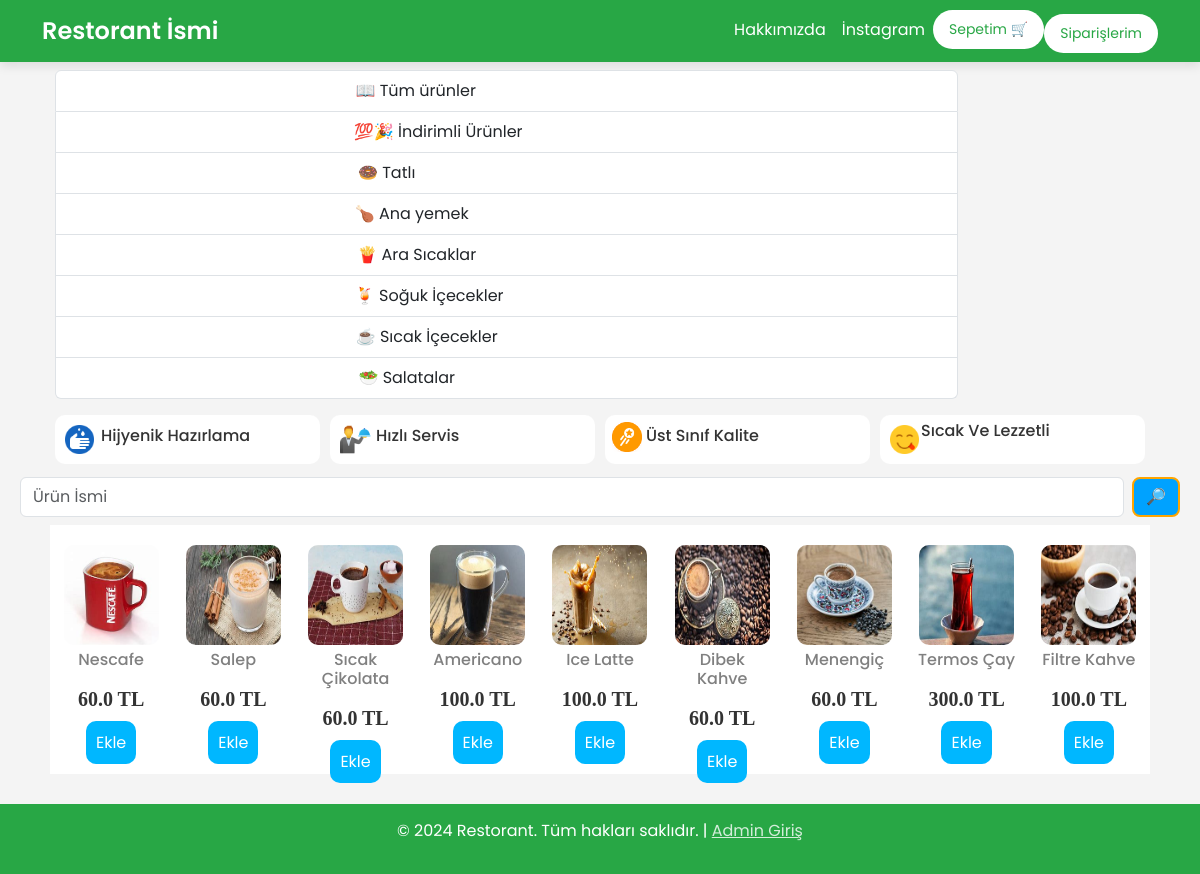
The page /hotdrink on the database as committed earlier.
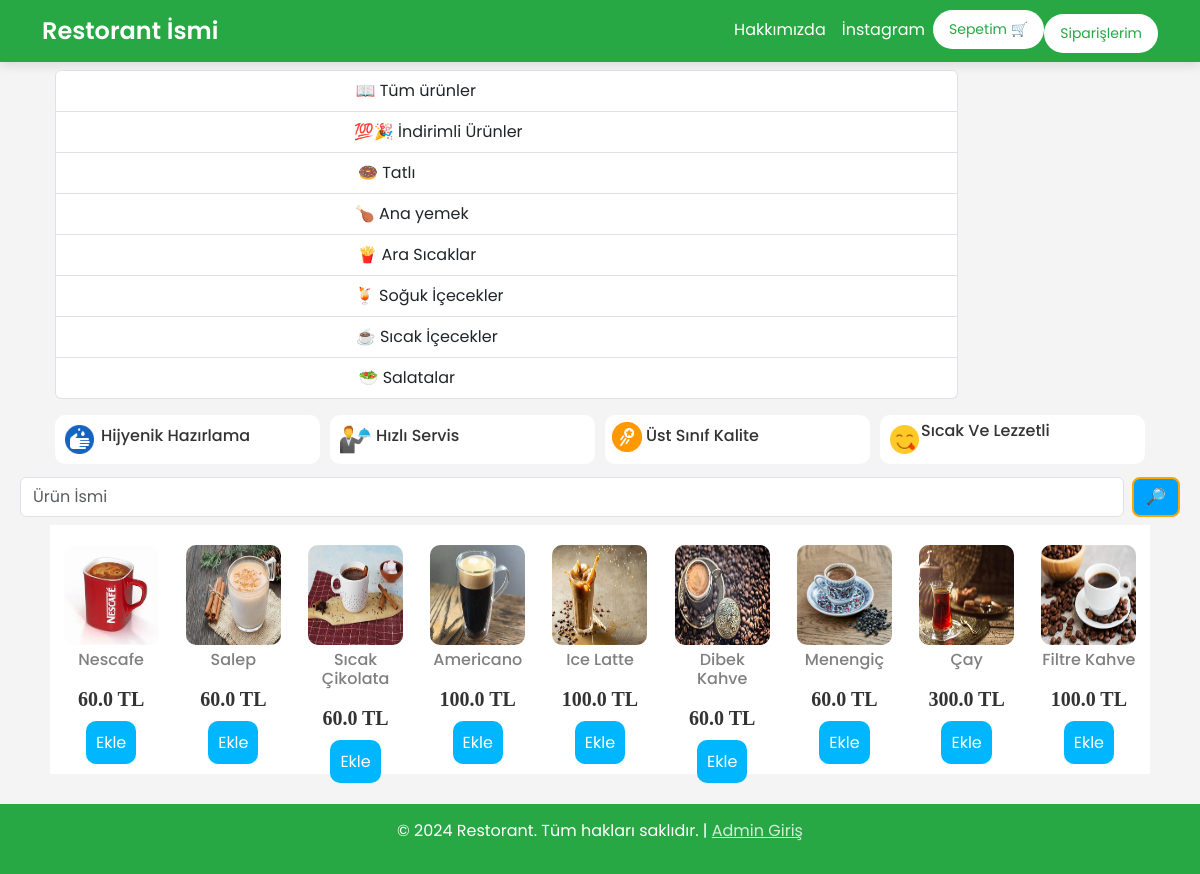
The same page on the database as committed later.
### website/models.py (models this page shows, shortened)
class Product(db.Model):
    id = db.Column(db.Integer, primary_key=True)
    product_name = db.Column(db.String(100), nullable=False)
    current_price = db.Column(db.Float, nullable=False)
    previous_price = db.Column(db.Float, nullable=False)
    in_stock = db.Column(db.Integer, nullable=False)
    product_picture = db.Column(db.String(1000), nullable=False)
    flash_sale = db.Column(db.Boolean, default=False)
    date_added = db.Column(db.DateTime, default=datetime.utcnow)
    salad = db.Column(db.Boolean, default=False)
    main = db.Column(db.Boolean, default=False)
    colddrink = db.Column(db.Boolean, default=False)
    hotdrink = db.Column(db.Boolean, default=False)
    desert = db.Column(db.Boolean, default=False)
    sneak = db.Column(db.Boolean, default=False)
    Solded = db.Column(db.Integer, default=0)
    carts = db.relationship('Cart', backref=db.backref('product', lazy=True))
    orders = db.relationship('Order', backref=db.backref('product', lazy=True))

### website/views.py (the view)
@views.route("/hotdrink")
def hotdrinks():
    items = Product.query.filter_by(hotdrink=True)
    return render_template('hotdrinks.html', items=items, cart=Cart.query.filter_by(customer_link=current_user.id).all()
                           if current_user.is_authenticated else [])

### website/templates/hotdrinks.html (shortened to what this page needs)
{% extends 'base.html' %}
{% block body %}
<div class="container text-center">
    <div class="row" style="margin: 5px; margin-left:-2px; margin-right:-2px;">
      <div class="col " style="margin: 3px;">
        <div class="list-group" id="right1">
            <a href="/" class="list-group-item list-group-item-action">
                <span class="link-name" >📖 Tüm ürünler</span>
            </a>
            <a href="/discount" class="list-group-item list-group-item-action">
                <span class="link-name" >💯🎉  İndirimli Ürünler</span>
            </a>
            <a href="/desert" class="list-group-item list-group-item-action">
                <span class="link-name" >🍩  Tatlı</span>
            </a>
            <a href="/main" class="list-group-item list-group-item-action">
                <span class="link-name">🍗 Ana yemek</span>
            </a>
            <a href="/sneak" class="list-group-item list-group-item-action">
                <span class="button">🍟 Ara Sıcaklar</span>
            </a>
            <a href="/colddrink" class="list-group-item list-group-item-action">
                <span class="button">🍹 Soğuk İçecekler</span>
            </a>
            <a href="/hotdrink" class="list-group-item list-group-item-action">
                <span class="button">☕ Sıcak İçecekler</span>
            </a>
            <a href="/salad" class="list-group-item list-group-item-action">
                <span class="button">🥗  Salatalar</span>
            </a>
        </div>
      </div>
      <div class="col-md-2">
        </div>
      </div>
    </div>
<div class="container text-center">
    <div class="row" style="margin: 8px;">
        <div class="col" style="display: flex; background-color: white; border-radius: 10px; padding: 7px; margin: 5px;">
            <img src="../static/images/techweek.png" alt="" style="width: 35px; height: 35px;">
            <h6 style="margin: 4px">Hijyenik Hazırlama </h6>
        </div>
        <div class="col" style="display: flex; background-color: white; border-radius: 10px; padding: 7px; margin: 5px;">
            <img src="../static/images/FreeDelivery.png" alt="" style="width: 35px; height: 35px;">
            <h6 style="margin: 4px">Hızlı Servis</h6>
        </div>
        <div class="col" style="display: flex; background-color: white; border-radius: 10px; padding: 7px; margin: 5px;">
            <img src="../static/images/food.png" alt="" style="width: 30px; height: 30px;">
            <h6 style="margin: 4px">Üst Sınıf Kalite</h6>
        </div>
        <div class="col" style="display: flex; background-color: white; border-radius: 10px; padding: 7px; margin: 5px;">
            <img src="../static/images/airtime.png" alt="" style="width: 35px; height: 35px;">
            <h6 style="margin: -1px">Sıcak Ve Lezzetli</h6>
        </div>
    </div>
</div>
<form class="d-flex position-relative" role="search" action="/search" style="margin-left:20px; margin-right:20px;" method="POST">
  <input
    class="form-control me-2"
    name="search"
    id="search-input"
    type="search"
    placeholder="Ürün İsmi"
    aria-label="Search"
    autocomplete="off"
  >
  <button class="btn" type="submit">🔎</button>
</form>
<div class="container text-center">
    <div class="row" style="margin: 8px; border-radius: 10px; background-color: rgb(219, 219, 218);" id="column">
        {% for item in items %}
        <div class="col" style=" background-color: rgb(255, 255, 255);">
            <img src="{{ item.product_picture }}" alt="" style="height: 100px; width: 95px; border-radius: 10px; margin-top:20px;">
            <div class="row" style="margin-top: 5px;">
                <h6 style="color: gray;">{{ item.product_name }}</h6>
            </div>
            <div class="row" style="margin-top: 10px;">
                <div class="col">
                    <h5 style="font-weight: 600; font-family: 'Times New Roman', Times, serif; margin-bottom: 20px;">{{ item.current_price }} TL</h5>
                </div>
                <div class="col">
                    <a href="/add-to-cart/{{ item.id }}">Ekle</a>
                </div>
            </div>
        </div>
        {% endfor %}
    </div>
</div>
{% endblock %}

### website/templates/base.html (shortened to what this page needs)
<!DOCTYPE html>
<html lang="tr">
<head>
    <link rel="stylesheet" href="https://cdn.jsdelivr.net/npm/bootstrap@5.3.1/dist/css/bootstrap.min.css">
    <link rel="stylesheet" href="{{ url_for('static', filename='css/style.css') }}">
</head>
<body>
    <nav class="navbar navbar-expand-lg">
        <div class="container">
            <a class="navbar-brand" href="/">Restorant İsmi</a>
            <div class="collapse navbar-collapse" id="navbarMenu">
                <ul class="navbar-nav ms-auto">
                    <li class="nav-item">
                        <a class="nav-link" href="#">Hakkımızda</a>
                    </li>
                    <li class="nav-item">
                        <a class="nav-link" href="https://www.instagram.com/">İnstagram</a>
                    </li>
                    <li class="nav-item">
                        <a class="btn btn-cart" href="/cart">Sepetim 🛒</a>
                    </li>
                    <li class="nav-item">
                        <a class="btn btn-cart mt-1" href="/orders">Siparişlerim </a>
                    </li>
                </ul>
            </div>
        </div>
    </nav>
    {% block body %}{% endblock %}
    <footer>
        <p>© 2024 Restorant. Tüm hakları saklıdır. | <a href="/login" style="color: #d4edda;">Admin Giriş</a></p>
    </footer>
</body>
</html>

### website/static/css/style.css (style rules this page uses)
.d-flex .btn { background: rgb(0, 162, 255); border: 2px solid orange; border-radius: 8px; color: #fff; }
.container .row .col .row .col a { background-color: rgb(0, 183, 255); padding: 10px; border-radius: 10px; text-decoration: none; color: white; }

### website/templates/base.html (style rules this page uses)
body { font-family: 'Poppins', sans-serif; background-color: #f4f4f4; color: #333; margin: 0; padding: 0; }
.navbar { background-color: #28a745; box-shadow: 0px 4px 10px rgba(0, 0, 0, 0.1); }
.navbar-brand { font-size: 24px; font-weight: 600; color: white !important; }
.nav-link { color: white !important; transition: 0.3s; }
.btn-cart { background-color: white; color: #28a745; border-radius: 50px; padding: 8px 15px; font-size: 14px; transition: 0.3s; }
footer { background-color: #28a745; color: white; text-align: center; padding: 15px 0; margin-top: 30px; }

Rows that differ between the two databases and show on the page:
changed Product: product_picture: a different picture; product_name "Termos Çay" → "Çay"
